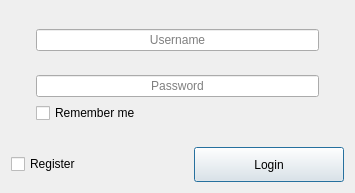
<?xml version="1.0" encoding="UTF-8"?>
<ui version="4.0">
 <class>login</class>
 <widget class="QDialog" name="login">
  <property name="geometry">
   <rect>
    <x>0</x>
    <y>0</y>
    <width>355</width>
    <height>193</height>
   </rect>
  </property>
  <property name="windowTitle">
   <string>Login</string>
  </property>
  <property name="windowIcon">
   <iconset resource="resources.qrc">
    <normaloff>:/images/logo</normaloff>:/images/logo</iconset>
  </property>
  <property name="modal">
   <bool>true</bool>
  </property>
  <layout class="QVBoxLayout" name="verticalLayout_2">
   <item>
    <layout class="QVBoxLayout" name="verticalLayout">
     <property name="leftMargin">
      <number>25</number>
     </property>
     <property name="rightMargin">
      <number>25</number>
     </property>
     <item>
      <spacer name="verticalSpacer_3">
       <property name="orientation">
        <enum>Qt::Vertical</enum>
       </property>
       <property name="sizeHint" stdset="0">
        <size>
         <width>20</width>
         <height>40</height>
        </size>
       </property>
      </spacer>
     </item>
     <item>
      <widget class="QLineEdit" name="lineEdit_name">
       <property name="toolTip">
        <string>Username</string>
       </property>
       <property name="alignment">
        <set>Qt::AlignCenter</set>
       </property>
       <property name="placeholderText">
        <string>Username</string>
       </property>
      </widget>
     </item>
     <item>
      <spacer name="verticalSpacer">
       <property name="orientation">
        <enum>Qt::Vertical</enum>
       </property>
       <property name="sizeHint" stdset="0">
        <size>
         <width>20</width>
         <height>40</height>
        </size>
       </property>
      </spacer>
     </item>
     <item>
      <widget class="QLineEdit" name="lineEdit_password">
       <property name="toolTip">
        <string>Password</string>
       </property>
       <property name="inputMask">
        <string/>
       </property>
       <property name="echoMode">
        <enum>QLineEdit::Password</enum>
       </property>
       <property name="alignment">
        <set>Qt::AlignCenter</set>
       </property>
       <property name="placeholderText">
        <string>Password</string>
       </property>
      </widget>
     </item>
     <item>
      <widget class="QCheckBox" name="checkBoxRemember">
       <property name="text">
        <string>Remember me</string>
       </property>
      </widget>
     </item>
     <item>
      <spacer name="verticalSpacer_2">
       <property name="orientation">
        <enum>Qt::Vertical</enum>
       </property>
       <property name="sizeHint" stdset="0">
        <size>
         <width>20</width>
         <height>40</height>
        </size>
       </property>
      </spacer>
     </item>
    </layout>
   </item>
   <item>
    <layout class="QHBoxLayout" name="horizontalLayout">
     <item>
      <widget class="QCheckBox" name="checkBox">
       <property name="maximumSize">
        <size>
         <width>16777215</width>
         <height>16777215</height>
        </size>
       </property>
       <property name="toolTip">
        <string>Use the login bellow to register you</string>
       </property>
       <property name="text">
        <string>Register</string>
       </property>
      </widget>
     </item>
     <item>
      <widget class="QPushButton" name="pushButton">
       <property name="minimumSize">
        <size>
         <width>0</width>
         <height>35</height>
        </size>
       </property>
       <property name="maximumSize">
        <size>
         <width>150</width>
         <height>16777215</height>
        </size>
       </property>
       <property name="text">
        <string>Login</string>
       </property>
      </widget>
     </item>
    </layout>
   </item>
  </layout>
 </widget>
 <resources>
  <include location="resources.qrc"/>
 </resources>
 <connections/>
</ui>
